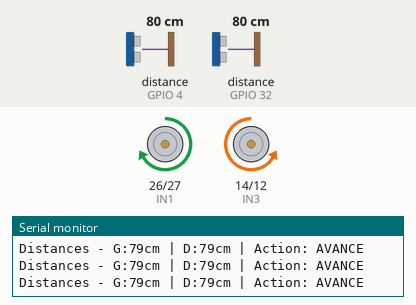
The sketch below on a simulated ESP32. Shown: motor-driver pin pairs drawn as motors (green arrow = first pin HIGH = forward, orange = second pin HIGH = backward, longer = more drive, scaled by the enable pin), the last lines printed to the serial monitor. Wiring (inferred from the names in the program): 2 × ultrasonic range finder: trigger GPIO 13, echo GPIO 32 / trigger GPIO 16, echo GPIO 4. The inputs (shaded band) are chosen by the test bench; at power-on: distance to the obstacle (sensors on GPIO 4, GPIO 32) 80 cm. The echo pulse lasts 58.3 µs per cm.

Above: at 1.2 s.
1.3 s: distance to the obstacle (sensor on GPIO 4) set to 29 cm
2.8 s: distance to the obstacle (sensor on GPIO 4) set to 24 cm
At 3.8 s:
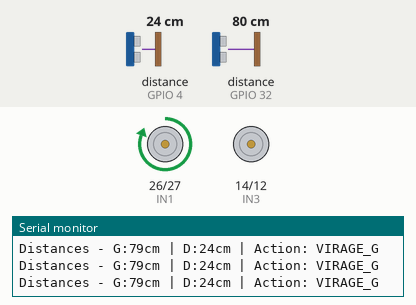
4.3 s: distance to the obstacle (sensor on GPIO 32) set to 28 cm
5.8 s: distance to the obstacle (sensor on GPIO 32) set to 22 cm
At 7.0 s:
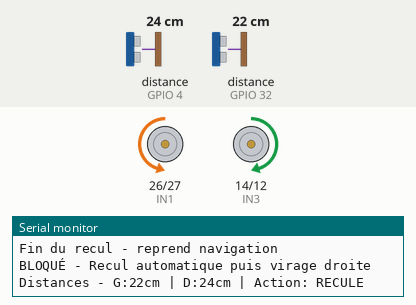
7.3 s: distance to the obstacle (sensor on GPIO 4) set to 27 cm
At 7.7 s:
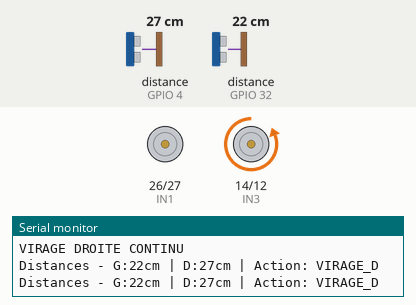
8.8 s: distance to the obstacle (sensor on GPIO 4) set to 2 cm
At 10.1 s:
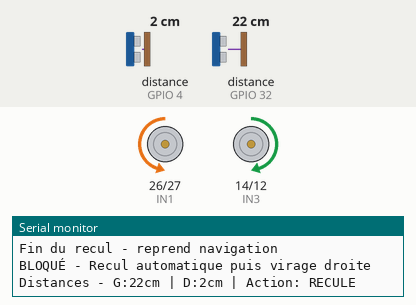
Timing chart, 0 to 11.3 s (numbered marks = the images above; inputs shaded):
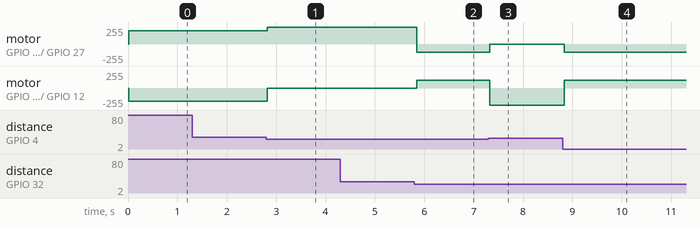

Measured:
- the behaviour switches between 27 and 26 cm on distance to the obstacle (sensor on GPIO 4) (found by bisection; images 0 and 1)
- the behaviour switches between 25 and 24 cm on distance to the obstacle (sensor on GPIO 32) (found by bisection; images 1 and 2)
- the behaviour switches between 24 and 25 cm on distance to the obstacle (sensor on GPIO 4) (found by bisection; images 2 and 3)
- after the input at 2.8 s, motor on GPIO 26 (IN1) / GPIO 27 (IN2): forward 200/255 → forward 255/255 at once; motor on GPIO 14 (IN3) / GPIO 12 (IN4): backward 200/255 → stopped at once
- after the input at 5.8 s, motor on GPIO 26 (IN1) / GPIO 27 (IN2): forward 255/255 → backward 120/255 after 0.05 s; motor on GPIO 14 (IN3) / GPIO 12 (IN4): stopped → forward 120/255 after 0.05 s
- after the input at 7.3 s, motor on GPIO 26 (IN1) / GPIO 27 (IN2): backward 120/255 → stopped at once; motor on GPIO 14 (IN3) / GPIO 12 (IN4): forward 120/255 → backward 255/255 at once
- after the input at 8.8 s, motor on GPIO 26 (IN1) / GPIO 27 (IN2): stopped → backward 120/255 at once; motor on GPIO 14 (IN3) / GPIO 12 (IN4): backward 255/255 → forward 120/255 at once

The sketch:

CodeFinal.ino
```cpp
#include <Arduino.h>  // Assure la compatibilité si tu utilises PlatformIO ou autres

// Définition des broches pour les moteurs
const int IN1 = 26;    // Moteur gauche
const int IN2 = 27;
const int IN3 = 14;    // Moteur droit
const int IN4 = 12;
const int ENA = 18;    // Enable moteur gauche (PWM)
const int ENB = 19;    // Enable moteur droit (PWM)

// Définition des broches pour les ultrasons
const int trigPinRight = 16;
const int echoPinRight = 4;
const int trigPinLeft = 13;
const int echoPinLeft = 32;

// Paramètres de vitesse réduite
const int SPEED_FORWARD = 200;
const int SPEED_TURN = 255;
const int SPEED_BACKWARD = 120;  // Vitesse pour reculer

// Seuil de distance pour détection d'obstacle
const int OBSTACLE_DISTANCE = 25;

// Variables pour mouvement continu
unsigned long lastActionTime = 0;
int currentAction = 0; // 0=stop, 1=forward, 2=turnLeft, 3=turnRight, 4=backward
bool isBackingUp = false;
unsigned long backupStartTime = 0;

// Fonction qui mesure la distance
long getDistance(int trigPin, int echoPin) {
  digitalWrite(trigPin, LOW);
  delayMicroseconds(2);
  digitalWrite(trigPin, HIGH);
  delayMicroseconds(10);
  digitalWrite(trigPin, LOW);

  long duration = pulseIn(echoPin, HIGH, 30000);
  return duration == 0 ? 400 : duration * 0.0343 / 2;
}

// Fonction pour arrêter les moteurs (utilisée seulement au setup)
void stopMotors() {
  digitalWrite(IN1, LOW);
  digitalWrite(IN2, LOW);
  digitalWrite(IN3, LOW);
  digitalWrite(IN4, LOW);
  analogWrite(ENA, 0);
  analogWrite(ENB, 0);
}

// Fonction pour avancer (continue)
void moveForward() {
  if (currentAction != 1) {
    Serial.println("AVANCE CONTINU");
    digitalWrite(IN1, HIGH);
    digitalWrite(IN2, LOW);
    digitalWrite(IN3, LOW);
    digitalWrite(IN4, HIGH);
    analogWrite(ENA, SPEED_FORWARD);
    analogWrite(ENB, SPEED_FORWARD);
    currentAction = 1;
  }
}

// Fonction pour reculer (continue)
void moveBackward() {
  if (currentAction != 4) {
    Serial.println("RECULE CONTINU");
    digitalWrite(IN1, LOW);
    digitalWrite(IN2, HIGH);
    digitalWrite(IN3, HIGH);
    digitalWrite(IN4, LOW);
    analogWrite(ENA, SPEED_BACKWARD);
    analogWrite(ENB, SPEED_BACKWARD);
    currentAction = 4;
  }
}

// Fonction pour tourner à gauche (continue)
void turnLeft() {
  if (currentAction != 2) {
    Serial.println("VIRAGE GAUCHE CONTINU");
    digitalWrite(IN1, HIGH);
    digitalWrite(IN2, LOW);
    digitalWrite(IN3, LOW);
    digitalWrite(IN4, LOW);
    analogWrite(ENA, SPEED_TURN);
    analogWrite(ENB, 0);
    currentAction = 2;
  }
}

// Fonction pour tourner à droite (continue)
void turnRight() {
  if (currentAction != 3) {
    Serial.println("VIRAGE DROITE CONTINU");
    digitalWrite(IN1, LOW);
    digitalWrite(IN2, LOW);
    digitalWrite(IN3, LOW);
    digitalWrite(IN4, HIGH);
    analogWrite(ENA, 0);
    analogWrite(ENB, SPEED_TURN);
    currentAction = 3;
  }
}

void setup() {
  Serial.begin(115200);

  pinMode(IN1, OUTPUT);
  pinMode(IN2, OUTPUT);
  pinMode(IN3, OUTPUT);
  pinMode(IN4, OUTPUT);
  pinMode(ENA, OUTPUT);
  pinMode(ENB, OUTPUT);

  pinMode(trigPinRight, OUTPUT);
  pinMode(echoPinRight, INPUT);
  pinMode(trigPinLeft, OUTPUT);
  pinMode(echoPinLeft, INPUT);

  randomSeed(analogRead(0));  // Pour les virages aléatoires
  stopMotors();
  Serial.println("Robot démarré - MOUVEMENT CONTINU activé!");
}

void loop() {
  unsigned long currentTime = millis();
  long distanceRight = getDistance(trigPinRight, echoPinRight);
  long distanceLeft = getDistance(trigPinLeft, echoPinLeft);

  // Gestion du recul temporaire (sans delay bloquant)
  if (isBackingUp) {
    if (currentTime - backupStartTime > 500) { // 500ms de recul
      isBackingUp = false;
      Serial.println("Fin du recul - reprend navigation");
    } else {
      moveBackward();
      return; // Continue le recul
    }
  }

  // Logique principale - MOUVEMENT CONTINU SANS STOPS
  if (distanceRight > OBSTACLE_DISTANCE && distanceLeft > OBSTACLE_DISTANCE) {
    // Chemin libre - avancer en continu
    moveForward();
  }
  else if (distanceRight < OBSTACLE_DISTANCE && distanceLeft < OBSTACLE_DISTANCE) {
    // Bloqué des deux côtés - déclencher recul automatique
    if (!isBackingUp) {
      isBackingUp = true;
      backupStartTime = currentTime;
      Serial.println("BLOQUÉ - Recul automatique puis virage droite");
    }
  }
  else {
    // Obstacle d'un côté - tourner en continu vers le côté libre
    if (distanceRight > distanceLeft) {
      turnRight();  // Tourne à droite en continu
    } else {
      turnLeft();   // Tourne à gauche en continu
    }
  }

  // Debug périodique non-bloquant (toutes les 200ms)
  if (currentTime - lastActionTime > 200) {
    Serial.print("Distances - G:");
    Serial.print(distanceLeft);
    Serial.print("cm | D:");
    Serial.print(distanceRight);
    Serial.print("cm | Action: ");
    Serial.println(currentAction == 1 ? "AVANCE" :
                   currentAction == 2 ? "VIRAGE_G" :
                   currentAction == 3 ? "VIRAGE_D" :
                   currentAction == 4 ? "RECULE" : "STOP");
    lastActionTime = currentTime;
  }

  delay(20); // Délai minimal pour réactivité
}
```
